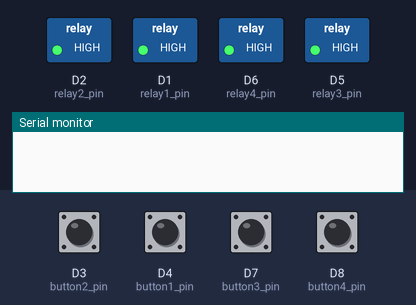
Simulated run of this sketch. Board: ESP8266 (NodeMCU). Shown: switched loads named in the sketch (green lamp = pin HIGH), the last lines printed to the serial monitor. Dashed ring = blinking. Inputs (shaded band) come from the test bench; at power-on: D3 (button2_pin), D4 (button1_pin), D7 (button3_pin), D8 (button4_pin) HIGH. WiFi joins after 1.5 s; servers stay silent unless stated.

Above: at 3.0 s.
3.1 s: D4 (button1_pin) pulled LOW for 1 s
At 3.4 s:
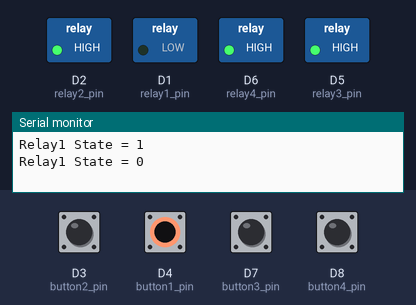
5.6 s: D3 (button2_pin) pulled LOW for 1 s
At 5.9 s:
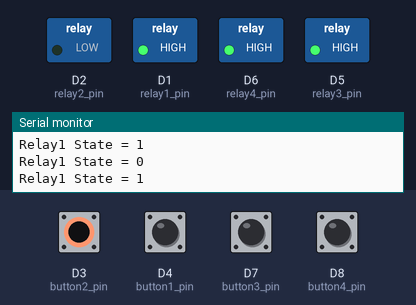
8.1 s: D7 (button3_pin) pulled LOW for 1 s
At 8.4 s:
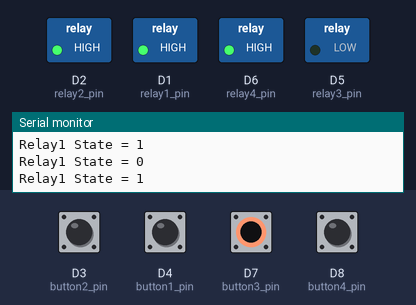
10.6 s: D8 (button4_pin) pulled LOW for 1 s
At 10.9 s:
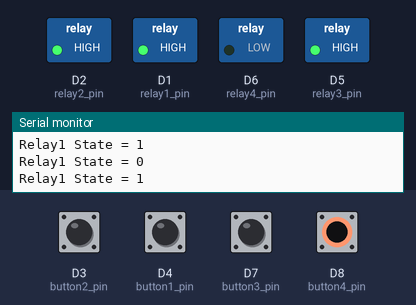
13.1 s: D8 (button4_pin) pulled LOW for 0.15 s
At 13.6 s:
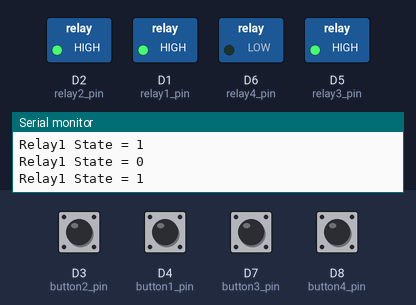
14.7 s: D3 (button2_pin) pulled LOW for 0.15 s
At 16.0 s:
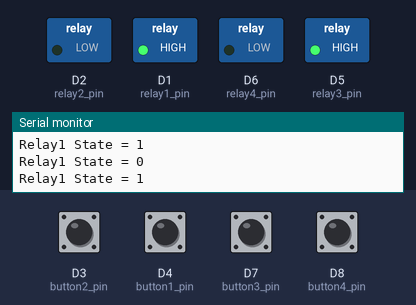
Timing chart, 0 to 17.3 s (numbered marks = the images above; inputs shaded):
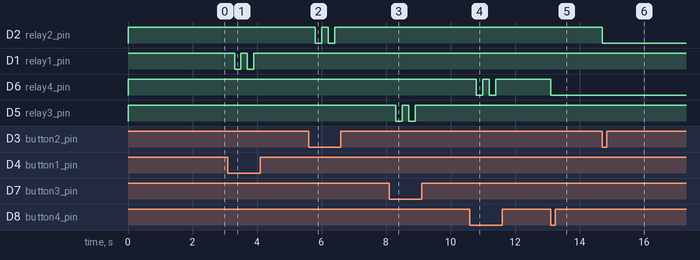

The sketch:

sketch_jul20a.ino
```cpp
#define BLYNK_TEMPLATE_ID "TMPL3qRih-wLo"
#define BLYNK_TEMPLATE_NAME "ESP8266 RELAY"
#define BLYNK_AUTH_TOKEN "AUTH_TOKEN"
#define BLYNK_PRINT Serial

#include <ESP8266WiFi.h>
#include <BlynkSimpleEsp8266.h>

char ssid[] = "wifi";
char pass[] = "pass";

char auth[] = BLYNK_AUTH_TOKEN;

BlynkTimer timer;

#define button1_pin D4
#define button2_pin D3
#define button3_pin D7
#define button4_pin D8

#define relay1_pin D1
#define relay2_pin D2
#define relay3_pin D5
#define relay4_pin D6

int relay1_state = 0;
int relay2_state = 0;
int relay3_state = 0;
int relay4_state = 0;

#define button1_vpin V1
#define button2_vpin V2
#define button3_vpin V3
#define button4_vpin V4

// This function is called every time the device is connected to the Blynk.Cloud
// Request the latest state from the server
BLYNK_CONNECTED() {
  Blynk.syncVirtual(button1_vpin);
  Blynk.syncVirtual(button2_vpin);
  Blynk.syncVirtual(button3_vpin);
  Blynk.syncVirtual(button4_vpin);
}

// This function is called every time the Virtual Pin state changes
// i.e., when the web push switch from Blynk App or Web Dashboard
BLYNK_WRITE(button1_vpin) {
  relay1_state = param.asInt();
  digitalWrite(relay1_pin, relay1_state);
}

BLYNK_WRITE(button2_vpin) {
  relay2_state = param.asInt();
  digitalWrite(relay2_pin, relay2_state);
}

BLYNK_WRITE(button3_vpin) {
  relay3_state = param.asInt();
  digitalWrite(relay3_pin, relay3_state);
}

BLYNK_WRITE(button4_vpin) {
  relay4_state = param.asInt();
  digitalWrite(relay4_pin, relay4_state);
}

void setup() {
  // Debug console
  Serial.begin(115200);

  pinMode(button1_pin, INPUT_PULLUP);
  pinMode(button2_pin, INPUT_PULLUP);
  pinMode(button3_pin, INPUT_PULLUP);
  pinMode(button4_pin, INPUT_PULLUP);

  pinMode(relay1_pin, OUTPUT);
  pinMode(relay2_pin, OUTPUT);
  pinMode(relay3_pin, OUTPUT);
  pinMode(relay4_pin, OUTPUT);

  // During starting, all relays should TURN OFF
  digitalWrite(relay1_pin, HIGH);
  digitalWrite(relay2_pin, HIGH);
  digitalWrite(relay3_pin, HIGH);
  digitalWrite(relay4_pin, HIGH);

  Blynk.begin(auth, ssid, pass);
}

void loop() {
  Blynk.run();
  timer.run();
  listen_push_buttons();
}

void listen_push_buttons() {
  static unsigned long lastPressTime1 = 0;
  static unsigned long lastPressTime2 = 0;
  static unsigned long lastPressTime3 = 0;
  static unsigned long lastPressTime4 = 0;
  unsigned long currentTime = millis();
  const unsigned long debounceDelay = 200;

  if (digitalRead(button1_pin) == LOW && (currentTime - lastPressTime1 > debounceDelay)) {
    lastPressTime1 = currentTime;
    control_relay(1);
    Blynk.virtualWrite(button1_vpin, relay1_state);  // Update button state
  }

  if (digitalRead(button2_pin) == LOW && (currentTime - lastPressTime2 > debounceDelay)) {
    lastPressTime2 = currentTime;
    control_relay(2);
    Blynk.virtualWrite(button2_vpin, relay2_state);  // Update button state
  }

  if (digitalRead(button3_pin) == LOW && (currentTime - lastPressTime3 > debounceDelay)) {
    lastPressTime3 = currentTime;
    control_relay(3);
    Blynk.virtualWrite(button3_vpin, relay3_state);  // Update button state
  }

  if (digitalRead(button4_pin) == LOW && (currentTime - lastPressTime4 > debounceDelay)) {
    lastPressTime4 = currentTime;
    control_relay(4);
    Blynk.virtualWrite(button4_vpin, relay4_state);  // Update button state
  }
}

void control_relay(int relay) {
  switch (relay) {
    case 1:
      relay1_state = !relay1_state;
      digitalWrite(relay1_pin, relay1_state);
      Serial.print("Relay1 State = ");
      Serial.println(relay1_state);
      break;
    case 2:
      relay2_state = !relay2_state;
      digitalWrite(relay2_pin, relay2_state);
      break;
    case 3:
      relay3_state = !relay3_state;
      digitalWrite(relay3_pin, relay3_state);
      break;
    case 4:
      relay4_state = !relay4_state;
      digitalWrite(relay4_pin, relay4_state);
      break;
  }
  delay(50);
}
```

Measured:
- after the input at 3.1 s, D1 (relay1_pin): alternates HIGH for 0.20 s and LOW for 0.20 s, 4 changes in all, then stays HIGH, starting after 0.20 s
- after the input at 5.6 s, D2 (relay2_pin): alternates HIGH for 0.20 s and LOW for 0.20 s, 4 changes in all, then stays HIGH, starting after 0.20 s
- after the input at 8.1 s, D5 (relay3_pin): alternates HIGH for 0.20 s and LOW for 0.20 s, 4 changes in all, then stays HIGH, starting after 0.20 s
- after the input at 10.6 s, D6 (relay4_pin): alternates HIGH for 0.20 s and LOW for 0.20 s, 4 changes in all, then stays HIGH, starting after 0.20 s
- after the input at 13.1 s, D6 (relay4_pin): HIGH → LOW at once
- after the input at 14.7 s, D2 (relay2_pin): HIGH → LOW at once
